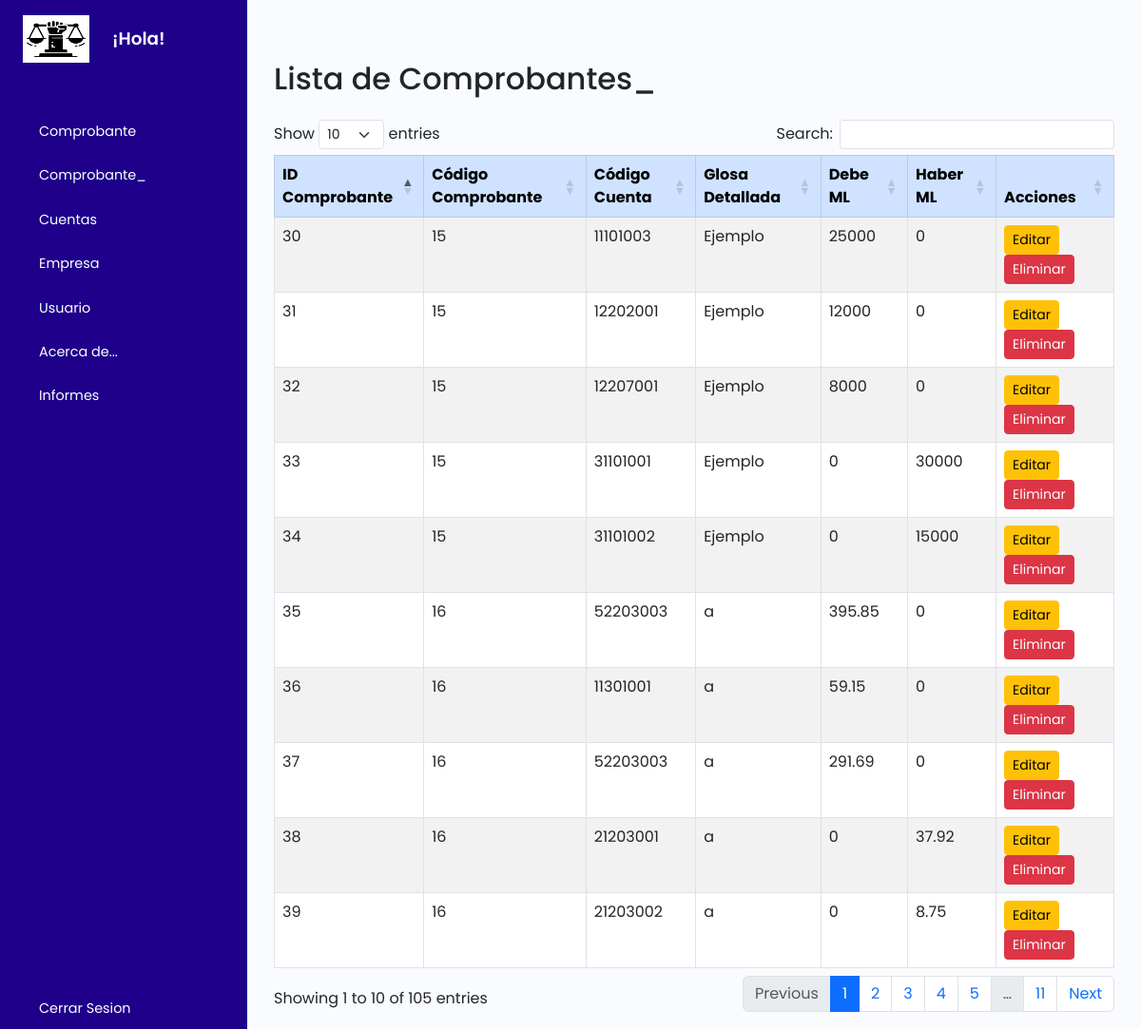
Page /tcomprobante_/index.php on the committed database.
### tables this page shows
CREATE TABLE `tcomprobantes_` (
  `idcomprobante_` int(11) NOT NULL,
  `codcomprobante` int(11) NOT NULL,
  `codcta` varchar(255) DEFAULT NULL,
  `glosad` varchar(255) NOT NULL,
  `debeml` double NOT NULL,
  `haberml` double NOT NULL
);

### tcomprobante_/index.php (the view, shortened to what this page needs)
<?php
    include_once("../plantilla/inicio.php");
?>
        <div class="main p-3">
        <div class="container mt-5">
            <h2 class="mb-4"> Lista de Comprobantes_</h2>
            <?php
            include_once '../cone.php';
            $sql = "SELECT * FROM tcomprobantes_";
            $result = $conn->query($sql);
            if ($result->num_rows > 0) {
                echo "<table id='tcomprobante_' class='table table-striped table-bordered'>
                <thead class='table-primary'>
                <tr>
                    <th>ID Comprobante</th>
                    <th>Código Comprobante</th>
                    <th>Código Cuenta</th>
                    <th>Glosa Detallada</th>
                    <th>Debe ML</th>
                    <th>Haber ML</th>
                    <th>Acciones</th>
                </tr>
                </thead>
                <tbody>";
                while($row = $result->fetch_assoc()) {
                    echo "<tr>
                    <td>" . $row["idcomprobante_"]. "</td>
                    <td>" . $row["codcomprobante"]. "</td>
                    <td>" . $row["codcta"]. "</td>
                    <td>" . $row["glosad"]. "</td>
                    <td>" . $row["debeml"]. "</td>
                    <td>" . $row["haberml"]. "</td>
                    <td>
                        <a href='update.php?id=".$row["idcomprobante_"]."' class='btn btn-warning btn-sm'>Editar</a>
                        <a href='delete.php?id=".$row["idcomprobante_"]."' class='btn btn-danger btn-sm'>Eliminar</a>
                    </td>
                    </tr>";
                }
                echo "</tbody></table>";
            } else {
                echo "<div class='alert alert-warning' role='alert'>0 resultados</div>";
            }
            ?>
        </div>
        </div>
    </div>
    <?php
    include_once("../plantilla/final.php");
?>

### style.css (style rules this page uses)
a { text-decoration: none; }
body { font-family: 'Poppins', sans-serif; }
.main { min-height: 100vh; width: 100%; overflow: hidden; transition: all 0.35s ease-in-out; background-color: #fafbfe; }

### rows in the picture
tcomprobantes_: idcomprobante_ "30", codcomprobante "15", codcta "11101003", glosad "Ejemplo", debeml "25000", haberml "0"
tcomprobantes_: idcomprobante_ "31", codcomprobante "15", codcta "12202001", glosad "Ejemplo", debeml "12000", haberml "0"
tcomprobantes_: idcomprobante_ "32", codcomprobante "15", codcta "12207001", glosad "Ejemplo", debeml "8000", haberml "0"
tcomprobantes_: idcomprobante_ "33", codcomprobante "15", codcta "31101001", glosad "Ejemplo", debeml "0", haberml "30000"
tcomprobantes_: idcomprobante_ "34", codcomprobante "15", codcta "31101002", glosad "Ejemplo", debeml "0", haberml "15000"
tcomprobantes_: idcomprobante_ "35", codcomprobante "16", codcta "52203003", glosad "a", debeml "395.85", haberml "0"
tcomprobantes_: idcomprobante_ "36", codcomprobante "16", codcta "11301001", glosad "a", debeml "59.15", haberml "0"
tcomprobantes_: idcomprobante_ "37", codcomprobante "16", codcta "52203003", glosad "a", debeml "291.69", haberml "0"
tcomprobantes_: idcomprobante_ "38", codcomprobante "16", codcta "21203001", glosad "a", debeml "0", haberml "37.92"
tcomprobantes_: idcomprobante_ "39", codcomprobante "16", codcta "21203002", glosad "a", debeml "0", haberml "8.75"
